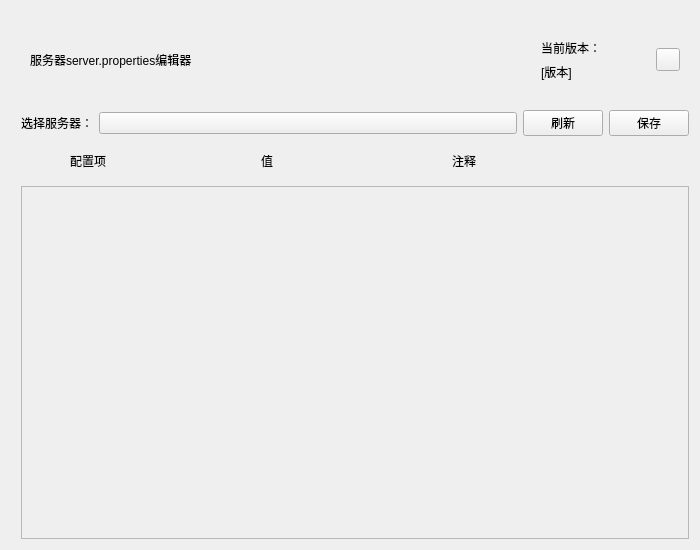
<?xml version="1.0" encoding="UTF-8"?>
<ui version="4.0">
 <class>SPEMainUI</class>
 <widget class="QFrame" name="SPEMainUI">
  <property name="geometry">
   <rect>
    <x>0</x>
    <y>0</y>
    <width>700</width>
    <height>550</height>
   </rect>
  </property>
  <property name="sizePolicy">
   <sizepolicy hsizetype="Expanding" vsizetype="Expanding">
    <horstretch>0</horstretch>
    <verstretch>0</verstretch>
   </sizepolicy>
  </property>
  <property name="windowTitle">
   <string/>
  </property>
  <layout class="QGridLayout" name="gridLayout">
   <item row="0" column="2">
    <spacer name="topSpacer">
     <property name="orientation">
      <enum>Qt::Vertical</enum>
     </property>
     <property name="sizeType">
      <enum>QSizePolicy::Fixed</enum>
     </property>
     <property name="sizeHint" stdset="0">
      <size>
       <width>20</width>
       <height>10</height>
      </size>
     </property>
    </spacer>
   </item>
   <item row="5" column="1" colspan="5">
    <widget class="QWidget" name="subtitleWidget" native="true">
     <property name="sizePolicy">
      <sizepolicy hsizetype="Expanding" vsizetype="Fixed">
       <horstretch>0</horstretch>
       <verstretch>0</verstretch>
      </sizepolicy>
     </property>
     <property name="minimumSize">
      <size>
       <width>0</width>
       <height>30</height>
      </size>
     </property>
     <layout class="QHBoxLayout" name="horizontalLayout">
      <item>
       <spacer name="horizontalSpacer">
        <property name="orientation">
         <enum>Qt::Horizontal</enum>
        </property>
        <property name="sizeType">
         <enum>QSizePolicy::Fixed</enum>
        </property>
        <property name="sizeHint" stdset="0">
         <size>
          <width>40</width>
          <height>20</height>
         </size>
        </property>
       </spacer>
      </item>
      <item>
       <widget class="SubtitleLabel" name="propertyNameSTitle">
        <property name="sizePolicy">
         <sizepolicy hsizetype="Fixed" vsizetype="Preferred">
          <horstretch>0</horstretch>
          <verstretch>0</verstretch>
         </sizepolicy>
        </property>
        <property name="minimumSize">
         <size>
          <width>185</width>
          <height>0</height>
         </size>
        </property>
        <property name="maximumSize">
         <size>
          <width>185</width>
          <height>16777215</height>
         </size>
        </property>
        <property name="text">
         <string>配置项</string>
        </property>
       </widget>
      </item>
      <item>
       <widget class="SubtitleLabel" name="propertyValueSTitle">
        <property name="sizePolicy">
         <sizepolicy hsizetype="Fixed" vsizetype="Preferred">
          <horstretch>0</horstretch>
          <verstretch>0</verstretch>
         </sizepolicy>
        </property>
        <property name="minimumSize">
         <size>
          <width>185</width>
          <height>0</height>
         </size>
        </property>
        <property name="maximumSize">
         <size>
          <width>185</width>
          <height>16777215</height>
         </size>
        </property>
        <property name="text">
         <string>值</string>
        </property>
       </widget>
      </item>
      <item>
       <widget class="SubtitleLabel" name="tipSTitle">
        <property name="sizePolicy">
         <sizepolicy hsizetype="Expanding" vsizetype="Preferred">
          <horstretch>0</horstretch>
          <verstretch>0</verstretch>
         </sizepolicy>
        </property>
        <property name="text">
         <string>注释</string>
        </property>
       </widget>
      </item>
     </layout>
    </widget>
   </item>
   <item row="4" column="1">
    <widget class="StrongBodyLabel" name="StrongBodyLabel">
     <property name="sizePolicy">
      <sizepolicy hsizetype="Fixed" vsizetype="Fixed">
       <horstretch>0</horstretch>
       <verstretch>0</verstretch>
      </sizepolicy>
     </property>
     <property name="text">
      <string>选择服务器：</string>
     </property>
    </widget>
   </item>
   <item row="1" column="4" colspan="2">
    <widget class="QWidget" name="updateWidget" native="true">
     <layout class="QGridLayout" name="gridLayout_4">
      <item row="0" column="1">
       <widget class="ToolButton" name="checkUpdateBtn"/>
      </item>
      <item row="0" column="0">
       <widget class="QWidget" name="widget" native="true">
        <layout class="QVBoxLayout" name="verticalLayout_2">
         <item>
          <widget class="StrongBodyLabel" name="currentVersionTitle">
           <property name="text">
            <string>当前版本：</string>
           </property>
          </widget>
         </item>
         <item>
          <widget class="BodyLabel" name="currentVersionValue">
           <property name="text">
            <string>[版本]</string>
           </property>
          </widget>
         </item>
        </layout>
       </widget>
      </item>
     </layout>
    </widget>
   </item>
   <item row="3" column="2">
    <spacer name="bottomSpacer">
     <property name="orientation">
      <enum>Qt::Vertical</enum>
     </property>
     <property name="sizeType">
      <enum>QSizePolicy::Fixed</enum>
     </property>
     <property name="sizeHint" stdset="0">
      <size>
       <width>20</width>
       <height>5</height>
      </size>
     </property>
    </spacer>
   </item>
   <item row="4" column="5">
    <widget class="PrimaryPushButton" name="saveBtn">
     <property name="sizePolicy">
      <sizepolicy hsizetype="Fixed" vsizetype="Fixed">
       <horstretch>0</horstretch>
       <verstretch>0</verstretch>
      </sizepolicy>
     </property>
     <property name="text">
      <string>保存</string>
     </property>
    </widget>
   </item>
   <item row="6" column="1" colspan="5">
    <widget class="SmoothScrollArea" name="propertiesSmoothScrollArea">
     <property name="verticalScrollBarPolicy">
      <enum>Qt::ScrollBarAsNeeded</enum>
     </property>
     <property name="widgetResizable">
      <bool>true</bool>
     </property>
     <widget class="QWidget" name="propertiesScrollAreaWidgetContents">
      <property name="geometry">
       <rect>
        <x>0</x>
        <y>0</y>
        <width>664</width>
        <height>327</height>
       </rect>
      </property>
      <layout class="QGridLayout" name="gridLayout_2">
       <item row="0" column="0">
        <layout class="QVBoxLayout" name="verticalLayout"/>
       </item>
      </layout>
     </widget>
    </widget>
   </item>
   <item row="1" column="0">
    <spacer name="leftSpacer">
     <property name="orientation">
      <enum>Qt::Horizontal</enum>
     </property>
     <property name="sizeType">
      <enum>QSizePolicy::Fixed</enum>
     </property>
     <property name="sizeHint" stdset="0">
      <size>
       <width>10</width>
       <height>20</height>
      </size>
     </property>
    </spacer>
   </item>
   <item row="4" column="4">
    <widget class="PushButton" name="refreshBtn">
     <property name="sizePolicy">
      <sizepolicy hsizetype="Fixed" vsizetype="Fixed">
       <horstretch>0</horstretch>
       <verstretch>0</verstretch>
      </sizepolicy>
     </property>
     <property name="text">
      <string>刷新</string>
     </property>
    </widget>
   </item>
   <item row="4" column="2" colspan="2">
    <widget class="ComboBox" name="selectServerComboBox"/>
   </item>
   <item row="1" column="1" colspan="3">
    <widget class="QWidget" name="titleLimitWidget" native="true">
     <layout class="QGridLayout" name="gridLayout_3">
      <item row="0" column="0">
       <widget class="TitleLabel" name="titleLabel">
        <property name="sizePolicy">
         <sizepolicy hsizetype="Preferred" vsizetype="Fixed">
          <horstretch>0</horstretch>
          <verstretch>0</verstretch>
         </sizepolicy>
        </property>
        <property name="text">
         <string>服务器server.properties编辑器</string>
        </property>
       </widget>
      </item>
     </layout>
    </widget>
   </item>
  </layout>
 </widget>
 <customwidgets>
  <customwidget>
   <class>ComboBox</class>
   <extends>QPushButton</extends>
   <header>qfluentwidgets</header>
  </customwidget>
  <customwidget>
   <class>PushButton</class>
   <extends>QPushButton</extends>
   <header>qfluentwidgets</header>
  </customwidget>
  <customwidget>
   <class>PrimaryPushButton</class>
   <extends>PushButton</extends>
   <header>qfluentwidgets</header>
  </customwidget>
  <customwidget>
   <class>ToolButton</class>
   <extends>QToolButton</extends>
   <header>qfluentwidgets</header>
  </customwidget>
  <customwidget>
   <class>SmoothScrollArea</class>
   <extends>QScrollArea</extends>
   <header>qfluentwidgets</header>
   <container>1</container>
  </customwidget>
  <customwidget>
   <class>BodyLabel</class>
   <extends>QLabel</extends>
   <header>qfluentwidgets</header>
  </customwidget>
  <customwidget>
   <class>StrongBodyLabel</class>
   <extends>QLabel</extends>
   <header>qfluentwidgets</header>
  </customwidget>
  <customwidget>
   <class>SubtitleLabel</class>
   <extends>QLabel</extends>
   <header>qfluentwidgets</header>
  </customwidget>
  <customwidget>
   <class>TitleLabel</class>
   <extends>QLabel</extends>
   <header>qfluentwidgets</header>
  </customwidget>
 </customwidgets>
 <resources/>
 <connections/>
</ui>
